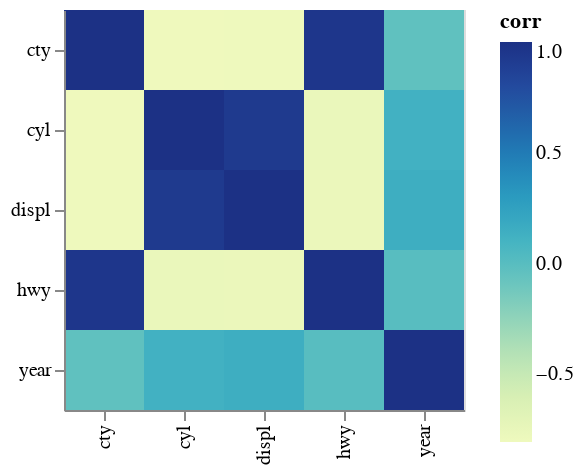

Notebook cell for this chart:
### Markdown cell above
The obtained p-value is approx. 0.4869, which is less than 0.5, and the t-statistic is approx. 0.0329. The p-value is quite small, but not as small as we'd like at a 0.05 level. Thus we can reject $H_0$ theoretically, although there is not strong evidence to suggest that the mean highway mileage of newer cars is significantly better than that of older cars.

### Code cell
#Part B:

mpg_numeric = mpg[['displ', 'year', 'cyl', 'cty', 'hwy']].corr()

mpg_numeric_tidy = mpg_numeric.stack().reset_index().rename(columns={0: 'corr'})

alt.Chart(mpg_numeric_tidy).mark_rect().encode(
    x = alt.X('level_0').axis().title(''),  # no axis label ("title")
    y = alt.Y('level_1').axis().title(''),
    color = 'corr'
).properties(
    width=200,
    height=200
)

### Figure 1 — Vega-Lite specification as saved in the notebook (floating-point values rounded to 4 significant figures)
{"config": {"view": {"continuousWidth": 300, "continuousHeight": 300}}, "data": {"name": "data-358ea0eacc4f2dc674e222441db9e6c3"}, "mark": {"type": "rect"}, "encoding": {"color": {"field": "corr", "type": "quantitative"}, "x": {"axis": {}, "field": "level_0", "title": "", "type": "nominal"}, "y": {"axis": {}, "field": "level_1", "title": "", "type": "nominal"}}, "height": 200, "width": 200, "$schema": "https://vega.github.io/schema/vega-lite/v5.8.0.json", "datasets": {"data-358ea0eacc4f2dc674e222441db9e6c3": [{"level_0": "displ", "level_1": "displ", "corr": 1.0}, {"level_0": "displ", "level_1": "year", "corr": 0.1478}, {"level_0": "displ", "level_1": "cyl", "corr": 0.9302}, {"level_0": "displ", "level_1": "cty", "corr": -0.7985}, {"level_0": "displ", "level_1": "hwy", "corr": -0.766}, {"level_0": "year", "level_1": "displ", "corr": 0.1478}, {"level_0": "year", "level_1": "year", "corr": 1.0}, {"level_0": "year", "level_1": "cyl", "corr": 0.1222}, {"level_0": "year", "level_1": "cty", "corr": -0.03723}, {"level_0": "year", "level_1": "hwy", "corr": 0.002158}, {"level_0": "cyl", "level_1": "displ", "corr": 0.9302}, {"level_0": "cyl", "level_1": "year", "corr": 0.1222}, {"level_0": "cyl", "level_1": "cyl", "corr": 1.0}, {"level_0": "cyl", "level_1": "cty", "corr": -0.8058}, {"level_0": "cyl", "level_1": "hwy", "corr": -0.7619}, {"level_0": "cty", "level_1": "displ", "corr": -0.7985}, {"level_0": "cty", "level_1": "year", "corr": -0.03723}, {"level_0": "cty", "level_1": "cyl", "corr": -0.8058}, {"level_0": "cty", "level_1": "cty", "corr": 1.0}, {"level_0": "cty", "level_1": "hwy", "corr": 0.9559}, {"level_0": "hwy", "level_1": "displ", "corr": -0.766}, {"level_0": "hwy", "level_1": "year", "corr": 0.002158}, {"level_0": "hwy", "level_1": "cyl", "corr": -0.7619}, {"level_0": "hwy", "level_1": "cty", "corr": 0.9559}, {"level_0": "hwy", "level_1": "hwy", "corr": 1.0}]}}
